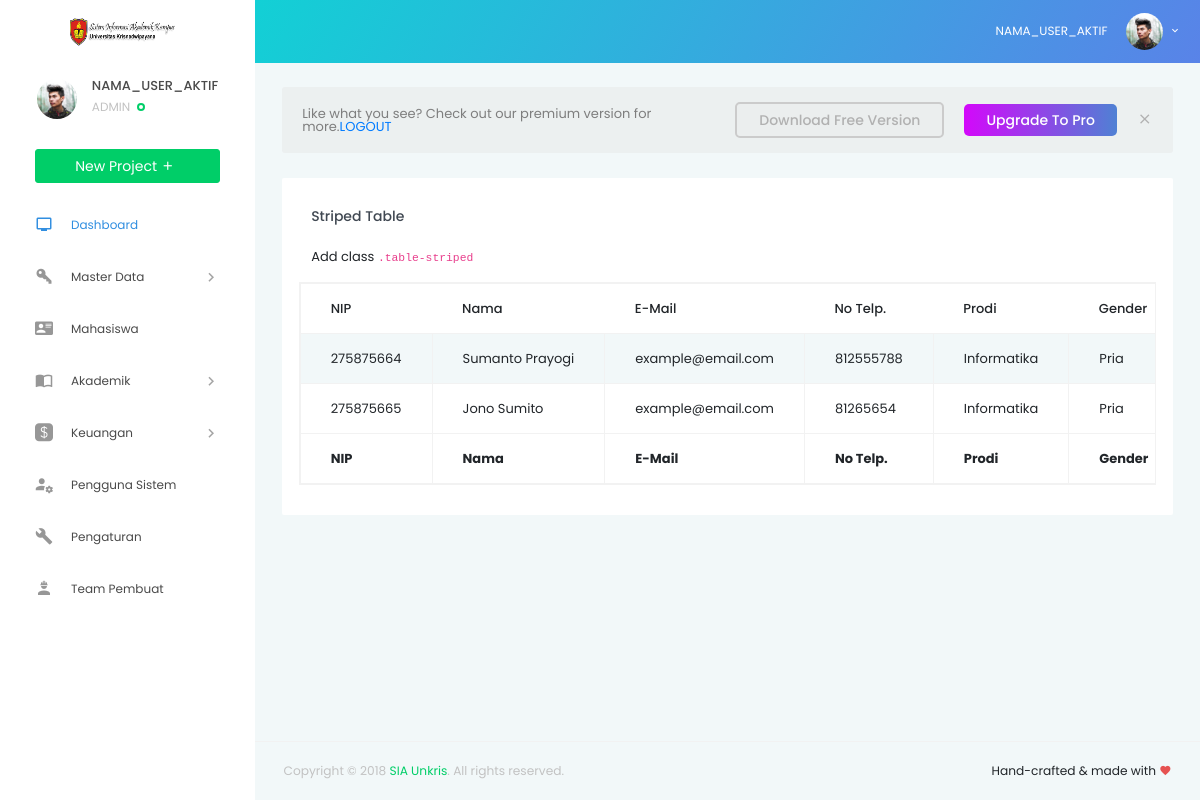
Screenshot of /dosen/index.php with the database file from the repository.
### tables this page shows
CREATE TABLE `data_dosen` (
  `nip` int(50) NOT NULL,
  `nama` varchar(50) NOT NULL,
  `email` varchar(50) NOT NULL,
  `no_telp` int(50) NOT NULL,
  `prodi` varchar(100) NOT NULL,
  `gender` varchar(50) NOT NULL,
  `matkul` varchar(100) NOT NULL,
  `status` varchar(100) NOT NULL
);

### dosen/index.php (the view, shortened to what this page needs)
<!DOCTYPE html>
<html lang="en">
<?php require "../koneksi.php"; ?>
<head>
  <link rel="stylesheet" href="../vendors/iconfonts/mdi/css/materialdesignicons.min.css">
  <link rel="stylesheet" href="../vendors/css/vendor.bundle.base.css">
  <link rel="stylesheet" href="../vendors/css/vendor.bundle.addons.css">
  <link rel="stylesheet" href="../public/css/style.css">
</head>
<body>
  <div class="container-scroller">
      <?php require "../partials/_navbar.php"; ?>
    <div class="container-fluid page-body-wrapper">
      <?php require "../partials/_sidebar.php"; ?>
      <div class="main-panel">
        <div class="content-wrapper">
          <div class="row purchace-popup">
            <div class="col-12">
              <span class="d-block d-md-flex align-items-center">
                <p>Like what you see? Check out our premium version for more.<a href="../sistem/logout.php">LOGOUT</a></p>
                <a class="btn ml-auto download-button d-none d-md-block" href="https://github.com/BootstrapDash/StarAdmin-Free-Bootstrap-Admin-Template" target="_blank">Download Free Version</a>
                <a class="btn purchase-button mt-4 mt-md-0" href="https://www.bootstrapdash.com/product/star-admin-pro/" target="_blank">Upgrade To Pro</a>
                <i class="mdi mdi-close popup-dismiss d-none d-md-block"></i>
              </span>
            </div>
          </div>
          <div class="row">
		  <div class="col-lg-12 grid-margin stretch-card">
              <div class="card">
                <div class="card-body">
                  <h4 class="card-title">Striped Table</h4>
                  <p class="card-description">
                    Add class
                    <code>.table-striped</code>
				  </p>
				  <div class="m-form m-form--label-align-right m--margin-top-20 m--margin-bottom-30">
          <div class="row">
          <?php
          $sql = 'SELECT nip, nama, email, no_telp, prodi, gender, matkul, status
		FROM data_dosen';
          $query = mysqli_query($conn, $sql);
          echo '<table id="example" class="table table-striped table-bordered table-responsive" style="width:100%">
<thead>
<tr>
    <th>NIP</th>
    <th>Nama</th>
    <th>E-Mail</th>
    <th>No Telp.</th>
    <th>Prodi</th>
    <th>Gender</th>
    <th>Mata Kuliah</th>
    <th>Status</th>
    <th>Action</th>
</tr>
</thead>
		<tbody>';
          while ($row = mysqli_fetch_array($query)) {
            echo '<tr>
      <td>' . $row['nip'] . '</td>
      <td>' . $row['nama'] . '</td>
      <td>' . $row['email'] . '</td>
      <td>' . $row['no_telp'] . '</td>
      <td>' . $row['prodi'] . '</td>
      <td>' . $row['gender'] . '</td>
      <td>' . $row['matkul'] . '</td>
      <td>' . $row['status'] . '</td>
      <td>EDIT | DELETE</td>
		</tr>';
          }
          echo '
  </tbody>
  <tfoot>
    <tr>
        <th>NIP</th>
        <th>Nama</th>
        <th>E-Mail</th>
        <th>No Telp.</th>
        <th>Prodi</th>
        <th>Gender</th>
        <th>Mata Kuliah</th>
        <th>Status</th>
        <th>Action</th>
    </tr>
</tfoot>
</table>';
          ?>
                  </div>
                  </div>
                </div>
              </div>
            </div>
		  </div>
        </div>
        <?php require "../partials/_fotter.php"; ?>
      </div>
    </div>
  </div>
</body>
</html>

### dosen/index.php (style rules this page uses)
table { width:100%; }

### rows the page displays
data_dosen: nip "275875664", nama "Sumanto Prayogi", email "example@email.com", no_telp "812555788", prodi "Informatika", gender "Pria"
data_dosen: nip "275875665", nama "Jono Sumito", email "example@email.com", no_telp "81265654", prodi "Informatika", gender "Pria"
